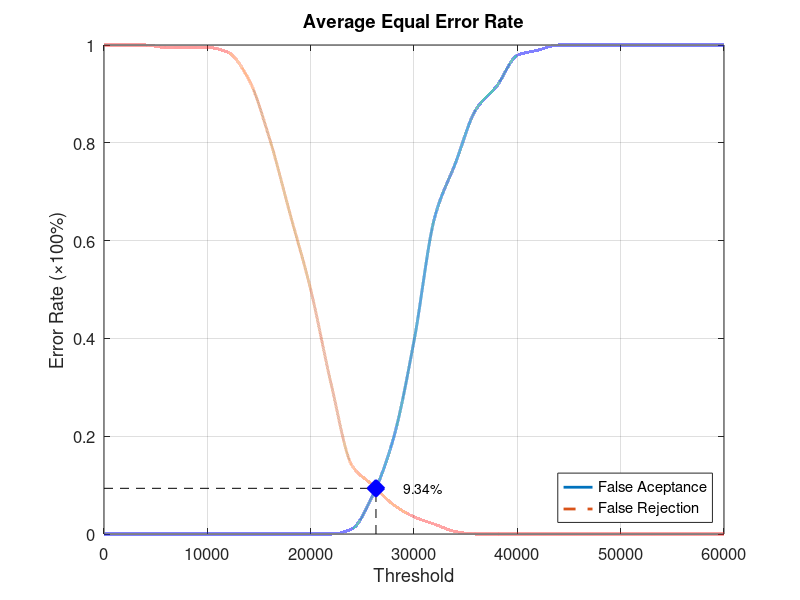
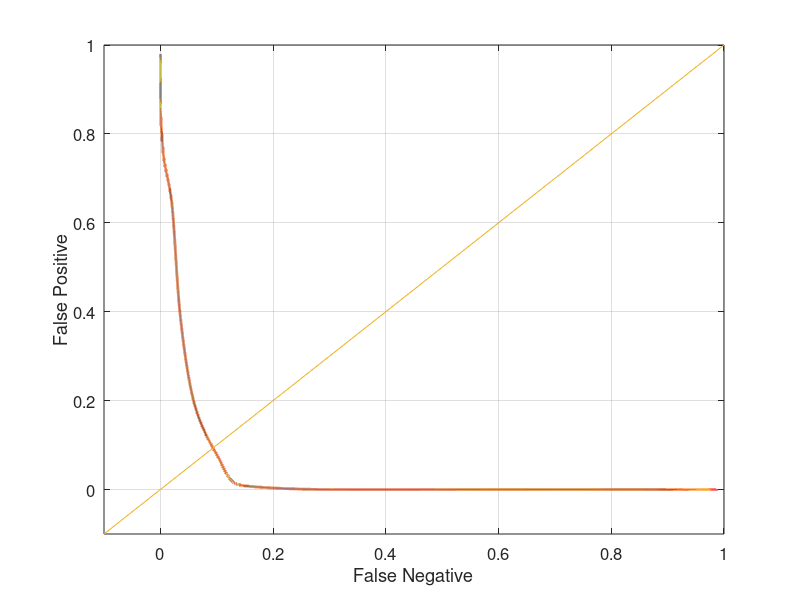

The MATLAB script that drew these images, in order:
function yEER = Database5_4
close all;
clear;
clc;
x = 0:2000:60000;
xq = 0:0.5:60000;

y0 = [0 0 0 0 0 0 0 0 0 0 0 0 0.0105263 0.0789474 0.194737 0.394737 0.647368 0.757895 0.868421 0.915789 0.978947 0.989474 1 1 1 1 1 1 1 1 1];
yy0 = interp1(x, y0, xq, 'pchip');
y1 = [1 1 1 0.995 0.995 0.995 0.985 0.93 0.81 0.655 0.5 0.305 0.14 0.1 0.06 0.035 0.02 0.005 0 0 0 0 0 0 0 0 0 0 0 0 0];
yy1 = interp1(x, y1, xq, 'pchip');

% Calculating EER: 
y2 = abs(y0 - y1);
find(y2 == min(y2))
yy2 = abs(yy0 - yy1);
xEER = find(yy2 == min(yy2));
xEERIndex = xq(xEER) % X-axis EER
yEER = yy0(xEER) % Y-axis EER

main = figure
plot(xq, yy0,'-','LineWidth', 2);	hold on
plot(xq, yy1,'--','LineWidth', 2);	hold on
plot([xEERIndex xEERIndex], [0 yEER], 'k--');	hold on
plot([0 xEERIndex], [yEER yEER], 'k--');	hold on
plot(xEERIndex, yEER, 'bx', 'LineWidth', 10);	hold on
text(xEERIndex + 10 * xEERIndex / 100, yEER, [num2str(round((10000 * yEER)) / 100) '%'])
legend('False Aceptance', 'False Rejection', 'Location', 'SouthEast')
xlabel('Threshold')
ylabel('Error Rate (\times100%)')
title('Average Equal Error Rate')
set(gca, 'FontSize', 12)
axis([0 60000 0 1])
grid on

print(main, 'Database5_4Main', '-dpng');
FNRxFPR = figure('Color', [1 1 1]);
plot(yy1, yy0, '-', yy1, yy0, 'LineWidth', 2);
hold on
y = -0.1:0.1:1
plot(y, y); 
set(gca, 'FontSize', 12)
xlabel('False Negative')
ylabel('False Positive')
axis([-0.1 1 -0.1 1])
set(gca, 'FontSize', 12)
grid on

print(FNRxFPR, 'Database5_4FNRxFPR','-dpng');
end
